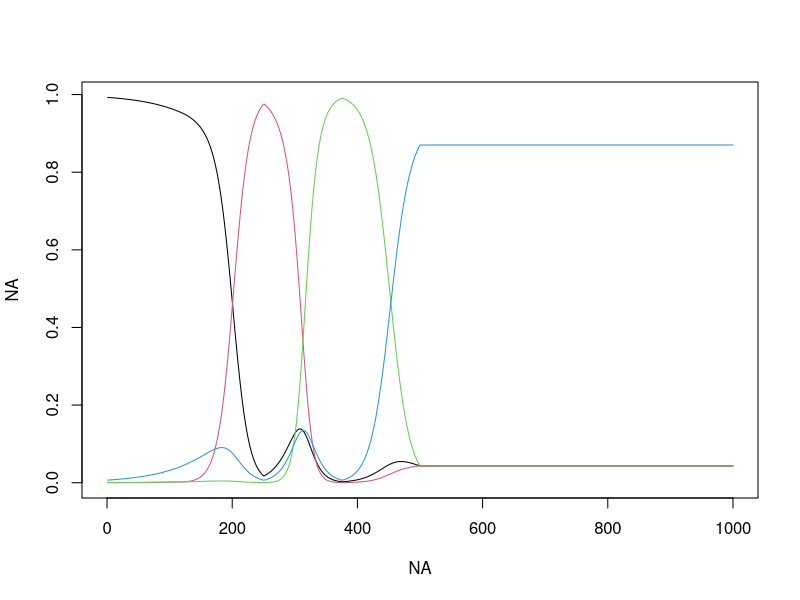
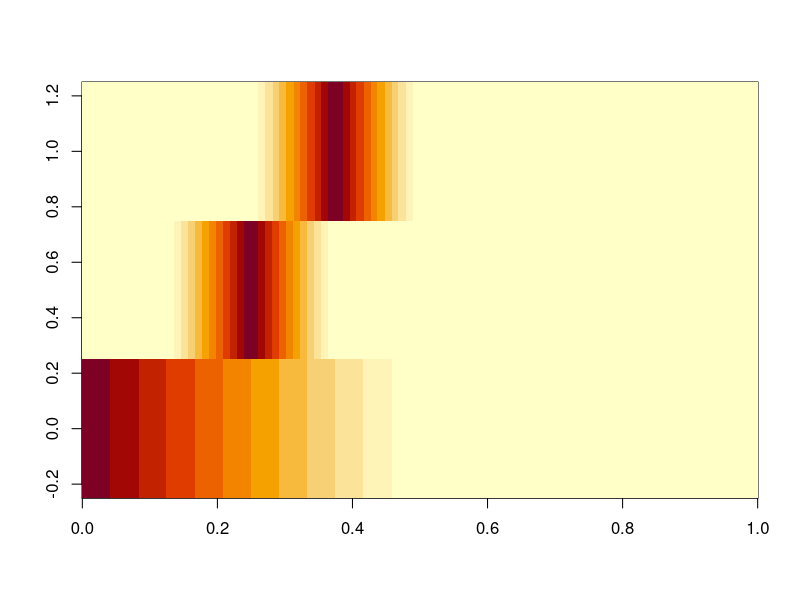
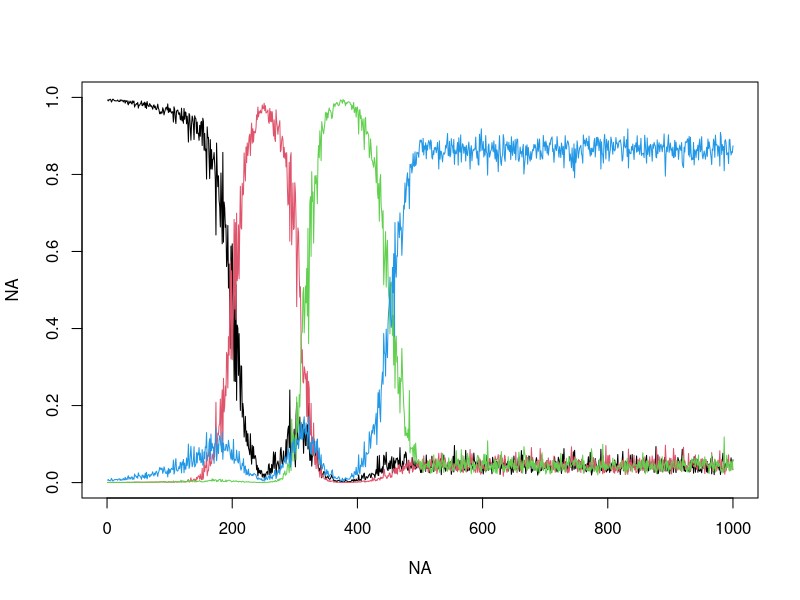
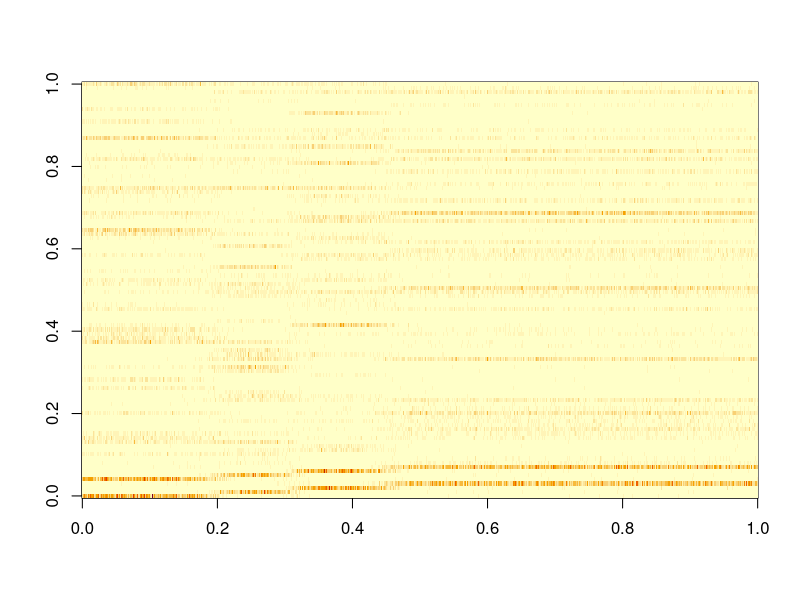
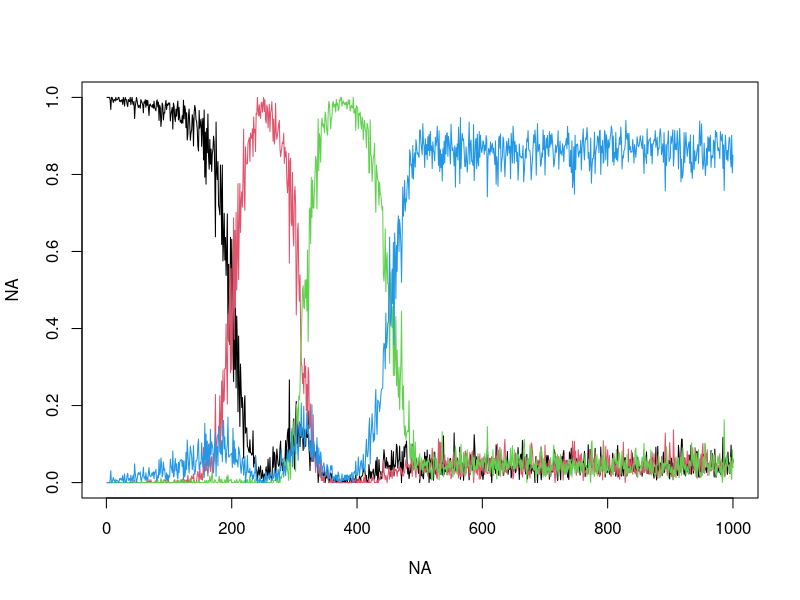
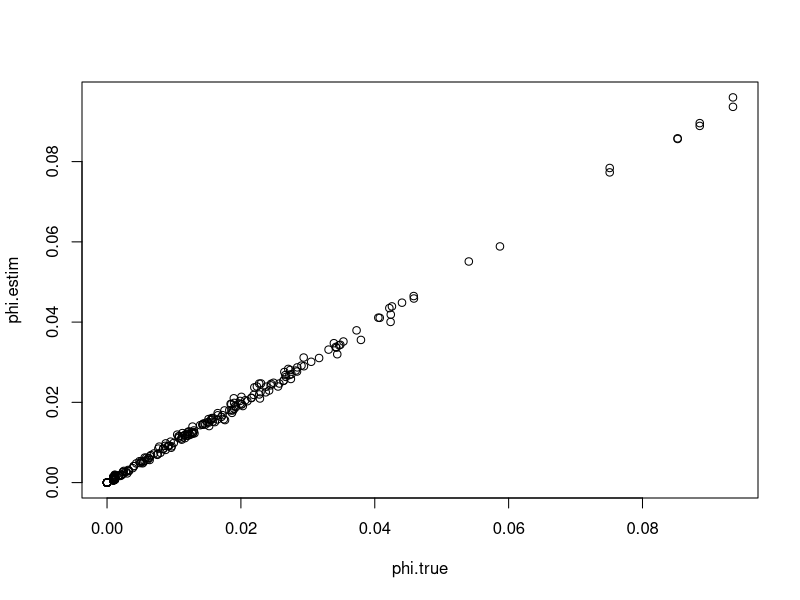

Here is the R script that generated these plots, in order: (Note: this script raises an error after producing the figures.)
rm(list=ls(all=TRUE))
set.seed(4)

nloc=1000
nspp=100
ncommun=4

#generate thetas (each community should dominate in at least some place)
tmp1=c(seq(from=2,to=0,length.out=nloc/2),rep(0,nloc*1/2))
tmp2=c(rep(0,nloc/8),seq(from=0,to=2,length.out=nloc/8),seq(from=2,to=0,length.out=nloc/8),rep(0,nloc*5/8))
tmp3=c(rep(0,nloc/4),seq(from=0,to=2,length.out=nloc/8),seq(from=2,to=0,length.out=nloc/8),rep(0,nloc*4/8))
xmat=cbind(1,tmp1,tmp2,tmp3)
colnames(xmat)=c('interc',paste('cov',1:3,sep=''))

betas=matrix(0,ncol(xmat),ncommun-1)
betas[,1]=c(-3,4,0,0)
betas[,2]=c(-3,0,4,0)
betas[,3]=c(-3,0,0,4)
betas.true=betas
sig2=0.1

media=xmat%*%betas; range(media)
eres=cbind(exp(media),1)
theta.pred=eres/rowSums(eres)
plot(NA,NA,xlim=c(0,nloc),ylim=range(theta.pred))
for (i in 1:ncommun) lines(1:nloc,theta.pred[,i],col=i)

image(media)
omega=matrix(NA,nloc,ncommun)
omega[,ncommun]=0
for (i in 1:(ncommun-1)){
  omega[,i]=rnorm(nloc,mean=media[,i],sd=sqrt(sig2))
}
omega.true=omega
range(omega)
e.omega=exp(omega)
soma=rowSums(e.omega)
theta.true=theta=e.omega/matrix(soma,nloc,ncommun)
apply(theta,1,sum)

plot(NA,NA,xlim=c(0,nloc),ylim=c(0,1))
for (i in 1:ncommun) lines(1:nloc,theta[,i],col=i)

#generate phi  
tmp=matrix(rnorm(ncommun*nspp,mean=0,sd=2),ncommun,nspp)
tmp[tmp<0.1]=0.1
tmp[,1:(2*ncommun)]=cbind(diag(8,ncommun),diag(8,ncommun))
phi=tmp/matrix(rowSums(tmp),ncommun,nspp)
round(phi[,1:20],2)
table(round(phi,2))

unique(rowSums(phi))
phi.true=phi

#generate actual observations y
nl=floor(runif(nloc,min=100,max=200))
nlk=matrix(NA,nloc,ncommun)
nks=matrix(0,ncommun,nspp)
y=matrix(NA,nloc,nspp)
for (i in 1:nloc){
  nlk[i,]=rmultinom(1,size=nl[i],prob=theta[i,])
  tmp1=rep(0,ncommun)
  for (k in 1:ncommun){
    tmp=rmultinom(1,size=nlk[i,k],prob=phi[k,])
    nks[k,]=nks[k,]+tmp
    tmp1=tmp1+tmp
  }
  y[i,]=tmp1
}
image(y)

#look at stuff to make sure it makes sense
theta.estim=nlk/matrix(nl,nloc,ncommun)
plot(NA,NA,xlim=c(1,nloc),ylim=c(0,1))
for (i in 1:ncommun) lines(1:nloc,theta.estim[,i],col=i)
nlk.true=nlk

phi.estim=nks/matrix(rowSums(nks),ncommun,nspp,)
plot(phi.true,phi.estim)
nks.true=nks

#export results
setwd('U:\\GIT_models\\git_MM_Abund_regress')
nome=paste(c('fake data','fake data xmat'),ncommun,'.csv',sep='')    
colnames(y)=paste('spp',1:nspp,sep='')
rownames(y)=paste('loc',1:nloc,sep='')
write.csv(y,nome[1])    
write.csv(xmat,nome[2],row.names=F)